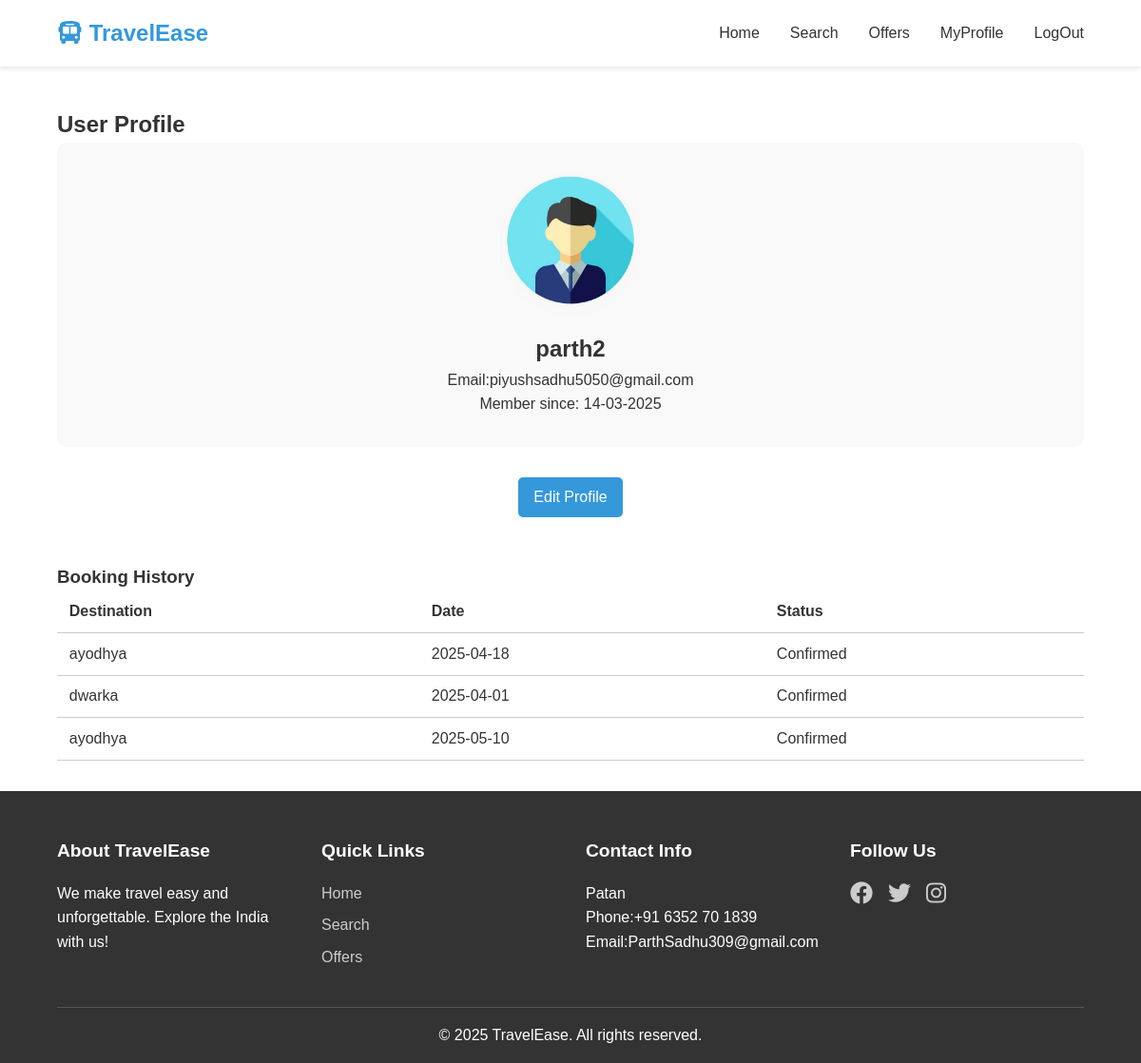
/profile/ (signed in), run on the app's committed database.
### tour_and_travalling/models.py (models this page shows, shortened)
class ragister(models.Model):
  user_id=models.AutoField(primary_key=True,auto_created=True)
  name=models.CharField(max_length=20)
  email_id=models.CharField(max_length=40)
  password=models.CharField(max_length=20)
  conpassword=models.CharField(max_length=20)
  join_date=models.DateField(default=timezone.now)
  image = models.ImageField(upload_to='profile_images/', null=True, default='profile.jpg')

class booking(models.Model):
    User_id=models.AutoField(primary_key=True,auto_created=True)
    booking_id=models.CharField(max_length=100,unique=True,null=False)
    place_name=models.CharField(max_length=40,null=True)
    user_name=models.CharField(max_length=30,null=False)
    Mobie_number=models.CharField(max_length=15,null=False)
    Adhar_card=models.CharField(max_length=12,null=False)
    date_arrivale=models.CharField(max_length=30,null=False)
    date_return=models.CharField(max_length=30,null=False)
    adults_kids=models.CharField(max_length=10,null=False)
    Room_type=models.CharField(max_length=30,null=False)
    Special_Requests=models.TextField(max_length=50)
    amount=models.IntegerField(null=True,blank=True)

### tour_and_travalling/views.py (the view)
# urls.py: path('profile/', profile,name="profile"),
def profile(request):
    image=request.POST.get('user_img')
    user_name=request.GET.get('user_name')
    reg=ragister.objects.get(name="parth_ramanujj")
    reg.image=image
    user_name=request.GET.get('user_name')
    book=booking.objects.all()
    user=request.user
    reg=ragister.objects.all().filter(name=user)
    return render(request,"tour_and_travalling/home/profile.html",{'book':book,'user':user,'reg':reg,'user_name':user_name})

### tour_and_travalling/templates/tour_and_travalling/home/profile.html (shortened to what this page needs)
{% extends "tour_and_travalling/base.html"%}
{% block start %}
<!DOCTYPE html>
<html lang="en">
<head>
    <link rel="stylesheet" href="/static/styles.css">
    <link rel="stylesheet" href="https://cdnjs.cloudflare.com/ajax/libs/font-awesome/6.0.0-beta3/css/all.min.css">
</head>
<body>
    <main>
        <section class="profile-page">
            <h1>User Profile</h1>
            <div class="profile-info">
                {%for r in reg%}
                <img src="{{r.image}}" alt="User Avatar" class="avatar">
                {%endfor%}
                <h2>{{user.username}}</h2>
                <p>Email:{{user.email}}</p>
                <p>Member since: {{user.date_joined|date:"d-m-Y"}}</p>
            </div>
            <div class="profile-actions">
                <a href="/profile_management/" class="btn">Edit Profile</a>
            </div>
            <div class="booking-history">
                <h3>Booking History</h3>
                <table>
                    <thead>
                        <tr>
                            <th>Destination</th>
                            <th>Date</th>
                            <th>Status</th>
                        </tr>
                    </thead>
                    <tbody>
                        {%for b in book %}
                        {%if b.user_name == user.username%}
                        <tr>
                            <td>{{b.place_name}}</td>
                            <td>{{b.date_arrivale}}</td>
                            <td>Confirmed</td>
                            {%endif%}
                            {%endfor%}
                        </tr>
                    </tbody>
                </table>
            </div>
        </section>
    </main>
</body>
</html>
{%endblock%}

### tour_and_travalling/static/styles.css (style rules this page uses)
* { margin: 0; padding: 0; box-sizing: border-box; }
body { font-family: 'Arial', sans-serif; line-height: 1.6; color: #333; }
a { text-decoration: none; color: inherit; }
main { padding-top: 80px; min-height: calc(100vh - 80px - 300px); }
.btn { display: inline-block; background-color: #3498db; color: #fff; padding: 0.5rem 1rem; margin: 0 1rem 1rem; border-radius: 5px; transition: background-color 0.3s ease; }
.profile-page { padding: 2rem 5%; }
.profile-info { background-color: #f9f9f9; border-radius: 10px; padding: 2rem; margin-bottom: 2rem; text-align: center; }
.profile-info .avatar { width: 150px; height: 150px; border-radius: 50%; margin-bottom: 1rem; }
.profile-actions { display: flex; justify-content: center; gap: 1rem; margin-bottom: 2rem; }
.booking-history table { width: 100%; border-collapse: collapse; }
.booking-history th, .booking-history td { padding: 0.8rem; text-align: left; border-bottom: 1px solid #ccc; }
.avatar { width: 36px; height: 36px; border-radius: 50%; object-fit: cover; }

### data on the page
ragister: image (placeholder picture)
booking: place_name "ayodhya", date_arrivale "2025-04-18"
booking: place_name "dwarka", date_arrivale "2025-04-01"
booking: place_name "ayodhya", date_arrivale "2025-05-10"

### other printed values
{{ user.username }} "parth2"
{{ user.email }} "piyushsadhu5050@gmail.com"
{{ user.date_joined|date:"d-m-Y" }} "14-03-2025"
